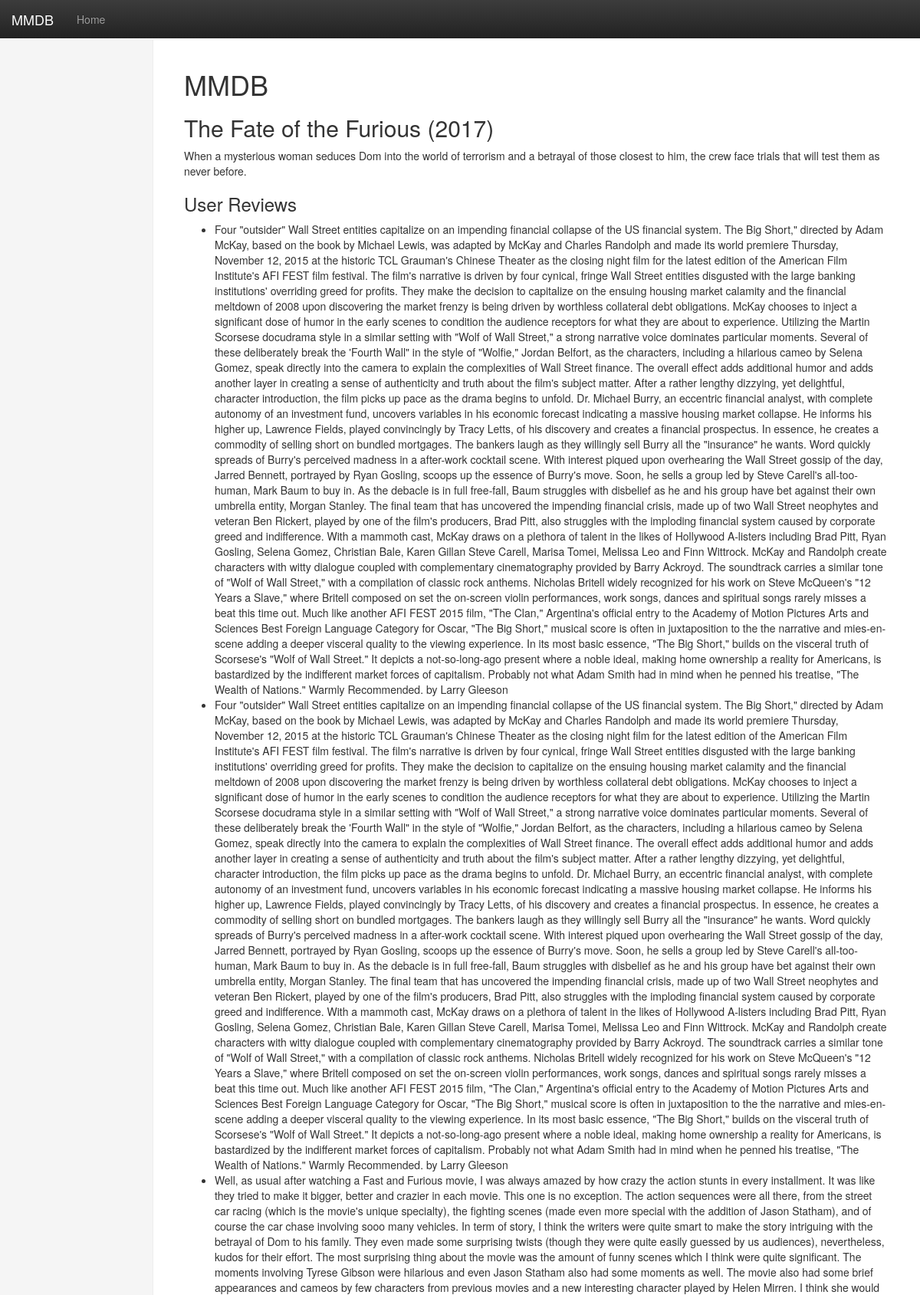
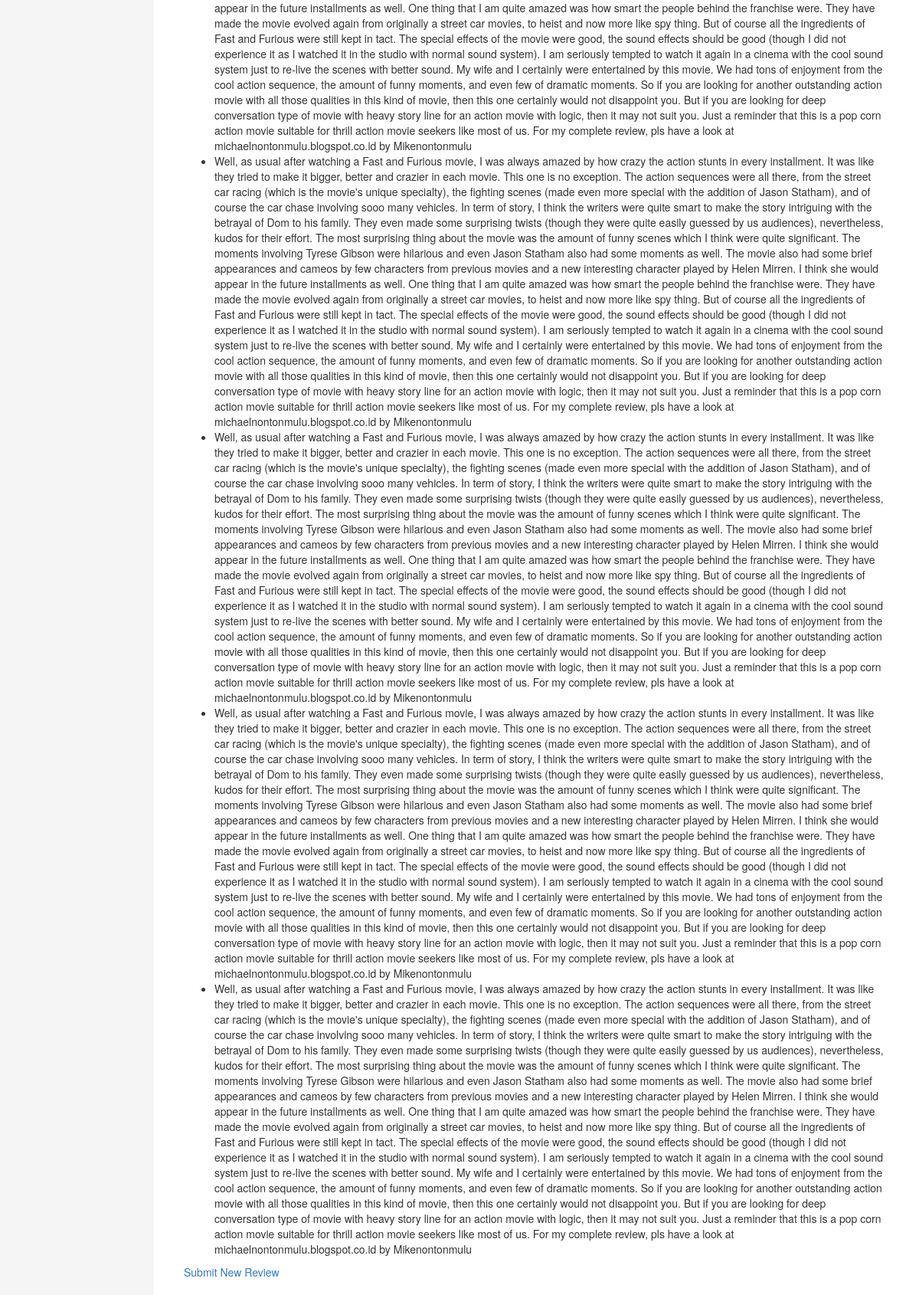
Page /movie/1/ on the earlier database version (2 pictures, top to bottom).
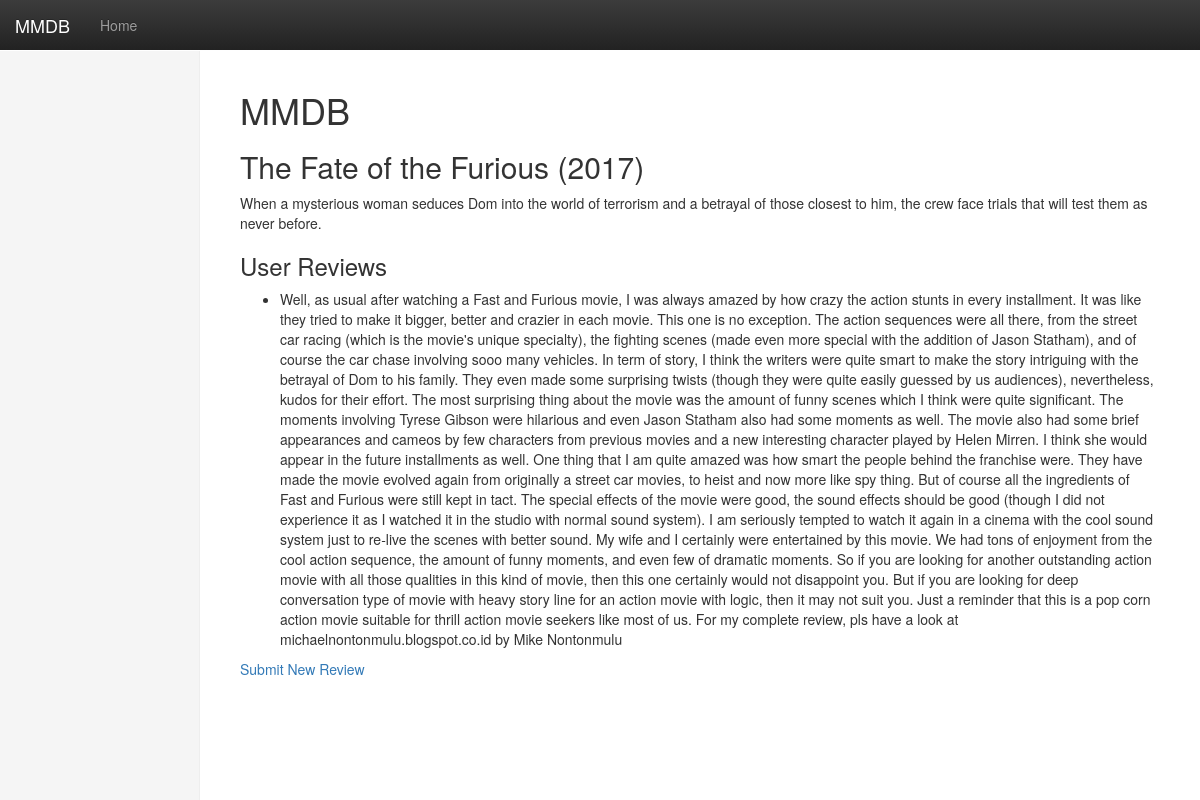
Same page on the later database version.
### main/models.py (models this page shows, shortened)
class MovieDetails(models.Model):
    title = models.CharField(max_length=255)
    description = models.TextField()
    stars = models.PositiveIntegerField()

class MovieReview(models.Model):
    movie = models.ForeignKey(MovieDetails, related_name='reviews')
    user_name = models.CharField(max_length=100)
    review = models.TextField()

### main/views.py (the view)
# urls.py: url(r'^movie/(?P<pk>\d+)/$', MovieDetailsView.as_view(), name='movie-details'),
class MovieDetailsView(DetailView):
    model = MovieDetails
    template_name = "main/movie_details.html"

### main/templates/main/movie_details.html
{% extends "mmdb/base.html" %}
{% load staticfiles %}
{% block content %}
<h2>{{ object.title }}</h2>
<p>{{ object.description }}</p>
<h3>User Reviews</h3>
<ul>
    {% for review in object.reviews.all %}
    <li>{{ review.review }} by {{ review.user_name }}</li>
    {% endfor %}
</ul>
<a href="{% url 'new-review' movie_pk=object.pk %}">
    Submit New Review
</a>
{% endblock %}

### templates/mmdb/base.html (shortened to what this page needs)
<!DOCTYPE html>
{% load staticfiles %}
<html lang="en">
<head>
    <link rel="stylesheet" href="{% static 'css/bootstrap.min.css' %}">
    <link rel="stylesheet" href="{% static 'css/dashboard.css' %}">
    <link rel="stylesheet" href="{% static 'css/bootstrap-theme.css' %}">
</head>
<body>
<nav class="navbar navbar-inverse navbar-fixed-top">
    <div class="container-fluid">
        <div class="navbar-header">
              <a class="navbar-brand" href="#">MMDB</a>
        </div>
        <div id="navbar" class="navbar-collapse collapse">
          <ul class="nav navbar-nav navbar-left">
            <li><a href="{% url 'movies-list' %}">Home</a></li>
          </ul>
        </div>
    </div>
</nav>
<div class="container-fluid">
    <div class="row">
        <div class="col-sm-3 col-md-2 sidebar">
        </div>
        <div class="col-sm-9 col-sm-offset-3 col-md-10 col-md-offset-2 main">
            <h1>MMDB</h1>
            {% block content %}
            {% endblock %}
        </div>
    </div>
</div>
</body>
</html>

### static/css/dashboard.css (style rules this page uses)
body { padding-top: 50px; }
.navbar-fixed-top { border: 0; }
.sidebar { display: none; }
@media (min-width: 768px) { .sidebar { position: fixed; top: 51px; bottom: 0; left: 0; z-index: 1000; display: block; padding: 20px; overflow-x: hidden; overflow-y: auto; background-color: #f5f5f5; border-right: 1px solid #eee; } }
.main { padding: 20px; }
@media (min-width: 768px) { .main { padding-right: 40px; padding-left: 40px; } }

Differences in the rows shown:
removed MovieReview: review "Four \"outsider\" Wall Street entities capitalize on an impending financial collapse of the US financial system. The Big Short,\" directed by Adam McKay, based on the book by Michael Lewis, was adapted by McKay and Charles Randolph and made its world premiere Thursday, November 12, 2015 at the historic TCL Grauman's Chinese Theater as the closing night film for the latest edition of the American Film Institute's AFI FEST film festival. The film's narrative is driven by four cynical, fringe Wall Street entities disgusted with the large banking institutions' overriding greed for profits. They make the decision to capitalize on the ensuing housing market calamity and the financial meltdown of…", user_name "Larry Gleeson"
removed MovieReview: review "Four \"outsider\" Wall Street entities capitalize on an impending financial collapse of the US financial system. The Big Short,\" directed by Adam McKay, based on the book by Michael Lewis, was adapted by McKay and Charles Randolph and made its world premiere Thursday, November 12, 2015 at the historic TCL Grauman's Chinese Theater as the closing night film for the latest edition of the American Film Institute's AFI FEST film festival. The film's narrative is driven by four cynical, fringe Wall Street entities disgusted with the large banking institutions' overriding greed for profits. They make the decision to capitalize on the ensuing housing market calamity and the financial meltdown of…", user_name "Larry Gleeson"
removed MovieReview: review "Well, as usual after watching a Fast and Furious movie, I was always amazed by how crazy the action stunts in every installment. It was like they tried to make it bigger, better and crazier in each movie. This one is no exception. The action sequences were all there, from the street car racing (which is the movie's unique specialty), the fighting scenes (made even more special with the addition of Jason Statham), and of course the car chase involving sooo many vehicles. In term of story, I think the writers were quite smart to make the story intriguing with the betrayal of Dom to his family. They even made some surprising twists (though they were quite easily guessed by us audiences),…", user_name "Mikenontonmulu"
removed MovieReview: review "Well, as usual after watching a Fast and Furious movie, I was always amazed by how crazy the action stunts in every installment. It was like they tried to make it bigger, better and crazier in each movie. This one is no exception. The action sequences were all there, from the street car racing (which is the movie's unique specialty), the fighting scenes (made even more special with the addition of Jason Statham), and of course the car chase involving sooo many vehicles. In term of story, I think the writers were quite smart to make the story intriguing with the betrayal of Dom to his family. They even made some surprising twists (though they were quite easily guessed by us audiences),…", user_name "Mikenontonmulu"
removed MovieReview: review "Well, as usual after watching a Fast and Furious movie, I was always amazed by how crazy the action stunts in every installment. It was like they tried to make it bigger, better and crazier in each movie. This one is no exception. The action sequences were all there, from the street car racing (which is the movie's unique specialty), the fighting scenes (made even more special with the addition of Jason Statham), and of course the car chase involving sooo many vehicles. In term of story, I think the writers were quite smart to make the story intriguing with the betrayal of Dom to his family. They even made some surprising twists (though they were quite easily guessed by us audiences),…", user_name "Mikenontonmulu"
removed MovieReview: review "Well, as usual after watching a Fast and Furious movie, I was always amazed by how crazy the action stunts in every installment. It was like they tried to make it bigger, better and crazier in each movie. This one is no exception. The action sequences were all there, from the street car racing (which is the movie's unique specialty), the fighting scenes (made even more special with the addition of Jason Statham), and of course the car chase involving sooo many vehicles. In term of story, I think the writers were quite smart to make the story intriguing with the betrayal of Dom to his family. They even made some surprising twists (though they were quite easily guessed by us audiences),…", user_name "Mikenontonmulu"
changed MovieReview: user_name "Mikenontonmulu" → "Mike Nontonmulu"
